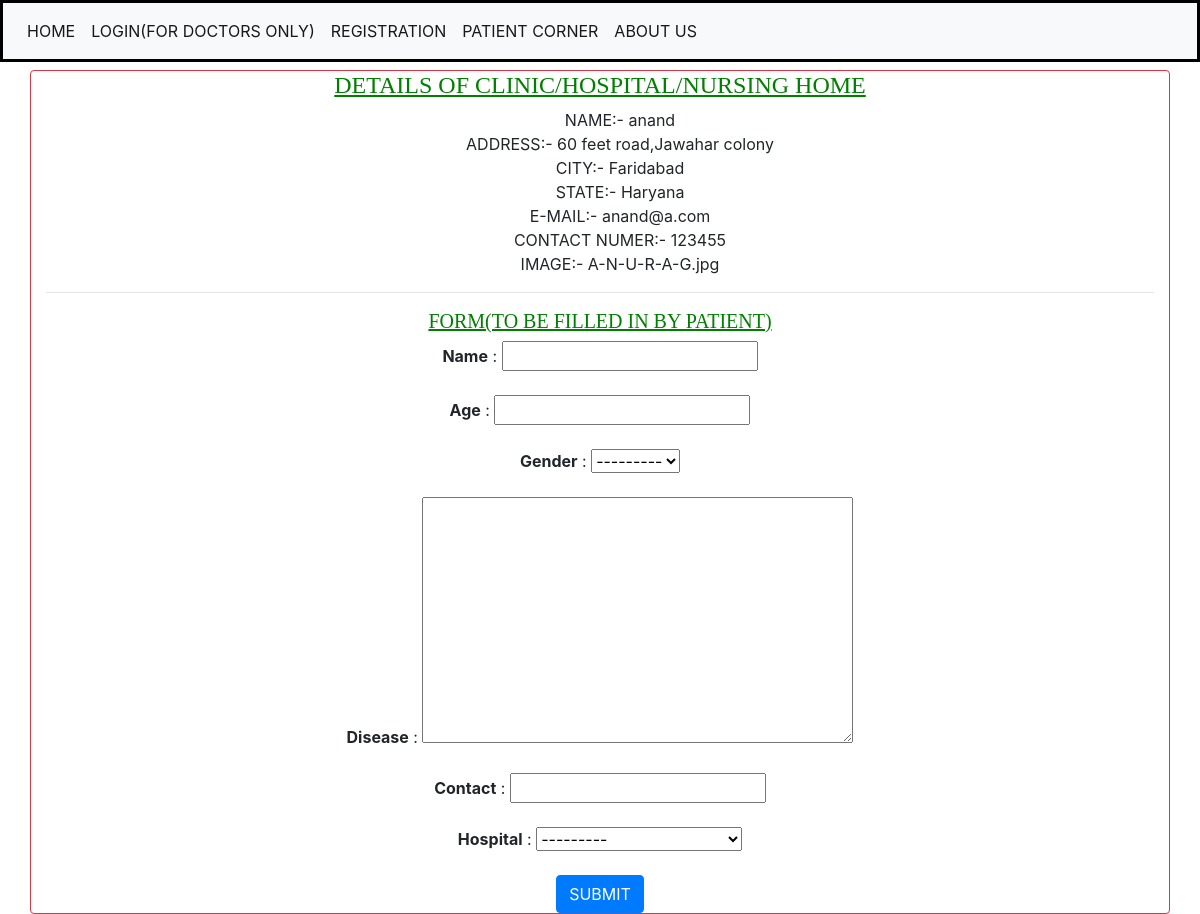
/detail/20, run on the app's committed database.
### app/models.py (models this page shows)
class DetailsOfDoctors(models.Model):
    name = models.CharField(max_length = 256)
    address = models.TextField()
    city = models.CharField(max_length = 256)
    state = models.CharField(max_length = 256)
    email = models.CharField(max_length = 256,validators=[EmailValidator('The Entered Email is not valid.')])
    number = models.IntegerField(null=True)
    image = models.ImageField()
    def __str__(self):
        return self.name

### app/views.py (the view, shortened to what this page needs)
# urls.py: path('detail/<int:pk>',views.detail,name='detail'),
def detail(request,pk):
    query = models.DetailsOfDoctors.objects.get(pk=pk)
    form = forms.Patient()
    context={
        'query':query,
        'form':form
    }
    return render(request,'detail.html',context)

### app/forms.py
class Patient(forms.ModelForm):
    class Meta:
        model = models.PatientDetails
        fields = '__all__'

### templates/detail.html (shortened to what this page needs)
{% extends 'base.html' %}
{% block content %}
<div class="container border border-danger rounded mt-2">
    <h4 id="heading">DETAILS OF CLINIC/HOSPITAL/NURSING HOME</h4>
    <ul id="list">
        <li>NAME:- {{query.name}}</li>
        <li>ADDRESS:- {{query.address}}</li>
        <li>CITY:- {{query.city}}</li>
        <li>STATE:- {{query.state}}</li>
        <li>E-MAIL:- {{query.email}}</li>
        <li>CONTACT NUMER:- {{query.number}}</li>
        <li>IMAGE:- {{query.image}}</li>
    </ul>
    <hr>
    <h5 id="heading2">FORM(TO BE FILLED IN BY PATIENT)</h5>
    <form method="POST">
        {% for x in form %}
            <b>{{x.name}}</b> : {{x}}<br><br>
        {% endfor %}
        <button type="submit" class="btn btn-primary">SUBMIT</button>
    </form>
</div>
{% endblock %}

### templates/detail.html (style rules this page uses)
#heading { text-align: center; text-decoration: underline; color: green; font-family: Georgia, 'Times New Roman', Times, serif; }
#list { text-align: center; list-style: none; }
#heading2 { text-align: center; text-decoration: underline; color: green; font-family: Georgia, 'Times New Roman', Times, serif; }
form { text-align: center; }

### data on the page
DetailsOfDoctors: name "anand", address "60 feet road,Jawahar colony", city "Faridabad", state "Haryana", email "anand@a.com", number "123455", image "A-N-U-R-A-G.jpg"

### other printed values
{{ x.name }} "Name" "Age" "Gender" "Disease" "Contact" "Hospital"
